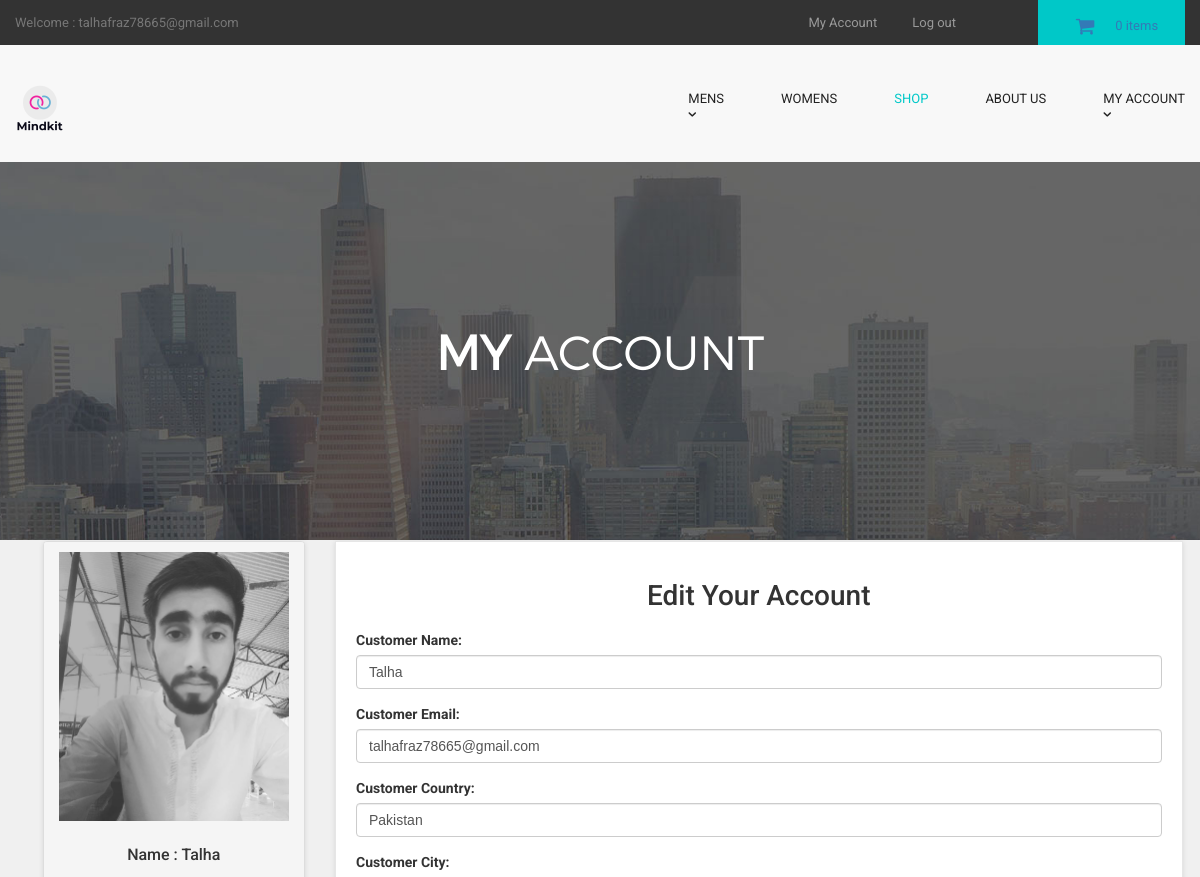
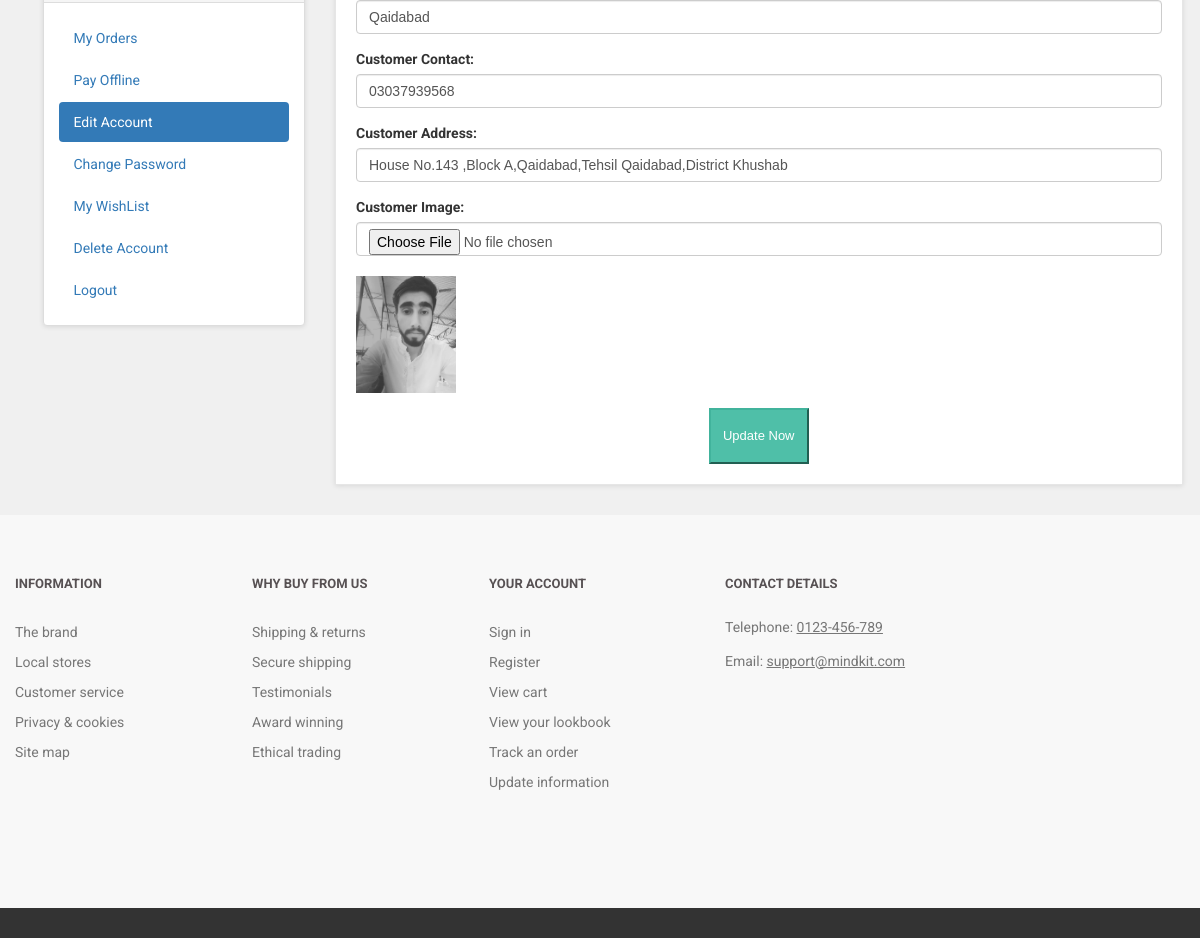
The app's page /customer/my_account.php?edit_account (signed in) with its own data (2 pictures, top to bottom).
### tables this page shows
CREATE TABLE `customers` (
  `customer_id` int(10) NOT NULL,
  `customer_name` varchar(255) NOT NULL,
  `customer_email` varchar(255) NOT NULL,
  `customer_pass` varchar(255) NOT NULL,
  `customer_country` text NOT NULL,
  `customer_city` text NOT NULL,
  `customer_contact` varchar(255) NOT NULL,
  `customer_address` text NOT NULL,
  `customer_image` text NOT NULL,
  `customer_confirm_code` text NOT NULL
);

### customer/edit_account.php (the view, shortened to what this page needs)
<?php
$customer_session = $_SESSION['customer_email'];
$get_customer = "select * from customers where customer_email='$customer_session'";
$run_customer = mysqli_query($con,$get_customer);
$row_customer = mysqli_fetch_array($run_customer);
$customer_name = $row_customer['customer_name'];
$customer_email = $row_customer['customer_email'];
$customer_country = $row_customer['customer_country'];
$customer_city = $row_customer['customer_city'];
$customer_contact = $row_customer['customer_contact'];
$customer_address = $row_customer['customer_address'];
$customer_image = $row_customer['customer_image'];
?>
<h1 align="center" > Edit Your Account </h1>
<form action="" method="post" enctype="multipart/form-data" >
<div class="form-group" >
<label> Customer Name: </label>
<input type="text" name="c_name" class="form-control" required value="<?php echo $customer_name; ?>">
</div>
<div class="form-group" >
<label> Customer Email: </label>
<input type="text" name="c_email" class="form-control" required value="<?php echo $customer_email; ?>">
</div>
<div class="form-group" >
<label> Customer Country: </label>
<input type="text" name="c_country" class="form-control" required value="<?php echo $customer_country; ?>">
</div>
<div class="form-group" >
<label> Customer City: </label>
<input type="text" name="c_city" class="form-control" required value="<?php echo $customer_city; ?>">
</div>
<div class="form-group" >
<label> Customer Contact: </label>
<input type="text" name="c_contact" class="form-control" required value="<?php echo $customer_contact; ?>">
</div>
<div class="form-group" >
<label> Customer Address: </label>
<input type="text" name="c_address" class="form-control" required value="<?php echo $customer_address; ?>">
</div>
<div class="form-group" >
<label> Customer Image: </label>
<input type="file" name="c_image" class="form-control" required ><br>
<img src="customer_images/<?php echo $customer_image; ?>" width="100" height="100" class="img-responsive" >
</div>
<div class="text-center" >
<button name="update" class="btn btn-primary" >
<i class="fa fa-user-md" ></i> Update Now
</button>
</div>
</form>

### customer/includes/sidebar.php
<div class="panel panel-default sidebar-menu">
<div class="panel-heading">
<?php
$customer_session = $_SESSION['customer_email'];
$get_customer = "select * from customers where customer_email='$customer_session'";
$run_customer = mysqli_query($con,$get_customer);
$row_customer = mysqli_fetch_array($run_customer);
$customer_image = $row_customer['customer_image'];
$customer_name = $row_customer['customer_name'];
if(!isset($_SESSION['customer_email'])){
}
else {
echo "
<center>
<img src='customer_images/$customer_image' class='img-responsive'>
</center>
<br>
<h3 align='center' class='panel-title'> Name : $customer_name </h3>
";
}
?>
</div>
<div class="panel-body">
<ul class="nav nav-pills nav-stacked">
<li class="<?php if(isset($_GET['my_orders'])){ echo "active"; } ?>">
<a href="my_account.php?my_orders"> <i class="fa fa-list"> </i> My Orders </a>
</li>
<li class="<?php if(isset($_GET['pay_offline'])){ echo "active"; } ?>">
<a href="my_account.php?pay_offline"> <i class="fa fa-bolt"></i> Pay Offline </a>
</li>
<li class="<?php if(isset($_GET['edit_account'])){ echo "active"; } ?>">
<a href="my_account.php?edit_account"> <i class="fa fa-pencil"></i> Edit Account </a>
</li>
<li class="<?php if(isset($_GET['change_pass'])){ echo "active"; } ?>">
<a href="my_account.php?change_pass"> <i class="fa fa-user"></i> Change Password </a>
</li>
<li class="<?php if(isset($_GET['my_wishlist'])){ echo "active"; } ?>">
<a href="my_account.php?my_wishlist"> <i class="fa fa-heart"></i> My WishList </a>
</li>
<li class="<?php if(isset($_GET['delete_account'])){ echo "active"; } ?>">
<a href="my_account.php?delete_account"> <i class="fa fa-trash-o"></i> Delete Account </a>
</li>
<li>
<a href="logout.php"> <i class="fa fa-sign-out"></i> Logout </a>
</li>
</ul>
</div>
</div>

### customer/styles/backend.css (style rules this page uses)
html { font-family: "Roboto", Helvetica, Arial, sans-serif; line-height: 1.15; -ms-text-size-adjust: 100%; -webkit-text-size-adjust: 100% }
body { margin: 0 }
h1 { font-size: 2em; margin: .67em 0 }
a { background-color: transparent; -webkit-text-decoration-skip: objects }
img { border-style: none }
button, input, optgroup, select, textarea { font-family: sans-serif; font-size: 100%; line-height: 1.15; margin: 0 }
button, input { overflow: visible }
button, select { text-transform: none }
[type=reset], [type=submit], button, html [type=button] { -webkit-appearance: button }
html { box-sizing: border-box }
body { min-width: 1190px; font-family: Montserrat, sans-serif; font-weight: 400; background-color: white; }
img { max-width: 100%; height: auto }
.btn { display: inline-block; vertical-align: top; font-size: 13px; line-height: 40px; text-decoration: none; -webkit-transition: .3s; transition: .3s }

### styles/style.css (style rules this page uses)
body { font-family: "Roboto", Helvetica, Arial, sans-serif; font-size: 14px; line-height: 1.42857143; color: #333333; background-color: #f0f0f0; overflow-x: hidden; }
.btn-primary { color:rgb(255, 255, 255); background-color:rgb(79, 191, 168); border-color:rgb(65, 179, 156); }
#content .panel.sidebar-menu { box-sizing: border-box; box-shadow: 0 1px 5px rgba(0, 0, 0, 0.1); }
#content .panel.sidebar-menu h3 { padding: 5px 0; margin: 0; }

### records on screen
customers: customer_image (picture), customer_name "Talha", c_name "Talha", c_email "talhafraz78665@gmail.com", c_country "Pakistan", c_city "Qaidabad", c_contact "03037939568", c_address "House No.143 ,Block A,Qaidabad,Tehsil Qaidabad,District Khushab"

### other values on screen
$_SESSION['customer_email'] "talhafraz78665@gmail.com"
$count_items "0"
